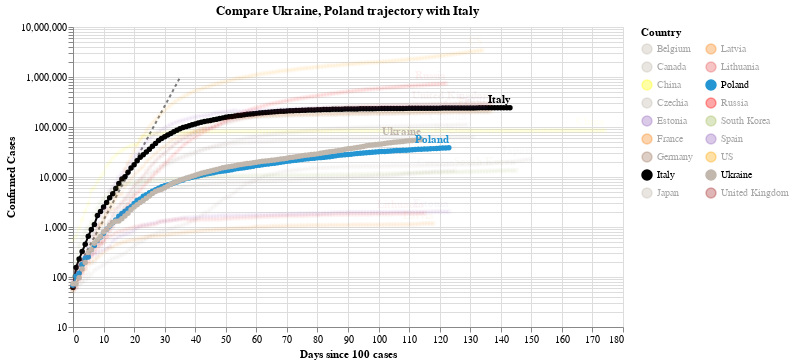

Notebook cell for this chart:
### Code cell
#hide_input
chart2 = make_since_chart(dff2, ['Ukraine', 'Poland'], baseline_countries)
chart2

### Figure 1 — Vega-Lite specification as saved in the notebook (floating-point values rounded to 4 significant figures; data arrays with more than 128 entries replaced by an {"elided": "..."} marker saying what was removed)
{"config": {"view": {"continuousWidth": 400, "continuousHeight": 300}}, "layer": [{"data": {"name": "data-628230001892d6798b50651be41d1b3e"}, "mark": {"type": "line", "color": "black", "opacity": 0.5, "strokeDash": [3, 3]}, "encoding": {"x": {"type": "quantitative", "field": "Days since 100 cases"}, "y": {"type": "quantitative", "field": "Confirmed Cases"}}}, {"data": {"name": "data-d7082c4ddb33752e0b0c535cea8864a4"}, "mark": {"type": "line", "point": true}, "encoding": {"color": {"type": "nominal", "field": "Country", "legend": {"columns": 2}, "scale": {"domain": ["Belgium", "Canada", "China", "Czechia", "Estonia", "France", "Germany", "Italy", "Japan", "Latvia", "Lithuania", "Poland", "Russia", "South Korea", "Spain", "US", "Ukraine", "United Kingdom"], "range": ["#C1B7AD", "#C1B7AD", "yellow", "#C1B7AD", "#9467bd", "#F58518", "#9D755D", "black", "#C1B7AD", "#F58518", "#E45756", "#2495D3", "red", "#A1BA59", "#9467bd", "orange", "#C1B7AD", "brown"]}}, "opacity": {"condition": {"value": 1, "selection": "selector003"}, "value": 0.05}, "tooltip": [{"type": "nominal", "field": "Country"}, {"type": "temporal", "field": "Date"}, {"type": "quantitative", "field": "Confirmed Cases"}, {"type": "quantitative", "field": "Days since 100 cases"}], "x": {"type": "quantitative", "field": "Days since 100 cases"}, "y": {"type": "quantitative", "field": "Confirmed Cases", "scale": {"type": "log"}}}, "selection": {"selector003": {"type": "multi", "fields": ["Country"], "bind": "legend", "init": [{"Country": "Ukraine"}, {"Country": "Poland"}, {"Country": "Italy"}]}}, "width": 550}, {"data": {"name": "data-d7082c4ddb33752e0b0c535cea8864a4"}, "mark": {"type": "text", "align": "right", "dy": -8, "fontWeight": "bold"}, "encoding": {"color": {"type": "nominal", "field": "Country", "legend": {"columns": 2}, "scale": {"domain": ["Belgium", "Canada", "China", "Czechia", "Estonia", "France", "Germany", "Italy", "Japan", "Latvia", "Lithuania", "Poland", "Russia", "South Korea", "Spain", "US", "Ukraine", "United Kingdom"], "range": ["#C1B7AD", "#C1B7AD", "yellow", "#C1B7AD", "#9467bd", "#F58518", "#9D755D", "black", "#C1B7AD", "#F58518", "#E45756", "#2495D3", "red", "#A1BA59", "#9467bd", "orange", "#C1B7AD", "brown"]}}, "opacity": {"condition": {"value": 1, "selection": "selector003"}, "value": 0.05}, "text": {"type": "nominal", "field": "Country"}, "tooltip": [{"type": "nominal", "field": "Country"}, {"type": "temporal", "field": "Date"}, {"type": "quantitative", "field": "Confirmed Cases"}, {"type": "quantitative", "field": "Days since 100 cases"}], "x": {"type": "quantitative", "field": "Days since 100 cases"}, "y": {"type": "quantitative", "field": "Confirmed Cases", "scale": {"type": "log"}}}, "transform": [{"filter": "(datum['Date'] >= 1594684800000)"}], "width": 550}], "title": "Compare Ukraine, Poland trajectory with Italy", "$schema": "https://vega.github.io/schema/vega-lite/v4.0.2.json", "datasets": {"data-628230001892d6798b50651be41d1b3e": [{"Days since 100 cases": 0, "Confirmed Cases": 100.0}, {"Days since 100 cases": 1, "Confirmed Cases": 130.0}, {"Days since 100 cases": 2, "Confirmed Cases": 169.0}, {"Days since 100 cases": 3, "Confirmed Cases": 219.7}, {"Days since 100 cases": 4, "Confirmed Cases": 285.6}, {"Days since 100 cases": 5, "Confirmed Cases": 371.3}, {"Days since 100 cases": 6, "Confirmed Cases": 482.7}, {"Days since 100 cases": 7, "Confirmed Cases": 627.5}, {"Days since 100 cases": 8, "Confirmed Cases": 815.7}, {"Days since 100 cases": 9, "Confirmed Cases": 1060.0}, {"Days since 100 cases": 10, "Confirmed Cases": 1379.0}, {"Days since 100 cases": 11, "Confirmed Cases": 1792.0}, {"Days since 100 cases": 12, "Confirmed Cases": 2330.0}, {"Days since 100 cases": 13, "Confirmed Cases": 3029.0}, {"Days since 100 cases": 14, "Confirmed Cases": 3937.0}, {"Days since 100 cases": 15, "Confirmed Cases": 5119.0}, {"Days since 100 cases": 16, "Confirmed Cases": 6654.0}, {"Days since 100 cases": 17, "Confirmed Cases": 8650.0}, {"Days since 100 cases": 18, "Confirmed Cases": 11250.0}, {"Days since 100 cases": 19, "Confirmed Cases": 14620.0}, {"Days since 100 cases": 20, "Confirmed Cases": 19000.0}, {"Days since 100 cases": 21, "Confirmed Cases": 24710.0}, {"Days since 100 cases": 22, "Confirmed Cases": 32120.0}, {"Days since 100 cases": 23, "Confirmed Cases": 41750.0}, {"Days since 100 cases": 24, "Confirmed Cases": 54280.0}, {"Days since 100 cases": 25, "Confirmed Cases": 70560.0}, {"Days since 100 cases": 26, "Confirmed Cases": 91730.0}, {"Days since 100 cases": 27, "Confirmed Cases": 119300.0}, {"Days since 100 cases": 28, "Confirmed Cases": 155000.0}, {"Days since 100 cases": 29, "Confirmed Cases": 201500.0}, {"Days since 100 cases": 30, "Confirmed Cases": 262000.0}, {"Days since 100 cases": 31, "Confirmed Cases": 340600.0}, {"Days since 100 cases": 32, "Confirmed Cases": 442800.0}, {"Days since 100 cases": 33, "Confirmed Cases": 575600.0}, {"Days since 100 cases": 34, "Confirmed Cases": 748300.0}, {"Days since 100 cases": 35, "Confirmed Cases": 972800.0}], "data-d7082c4ddb33752e0b0c535cea8864a4": {"elided": "2409 records"}}}
